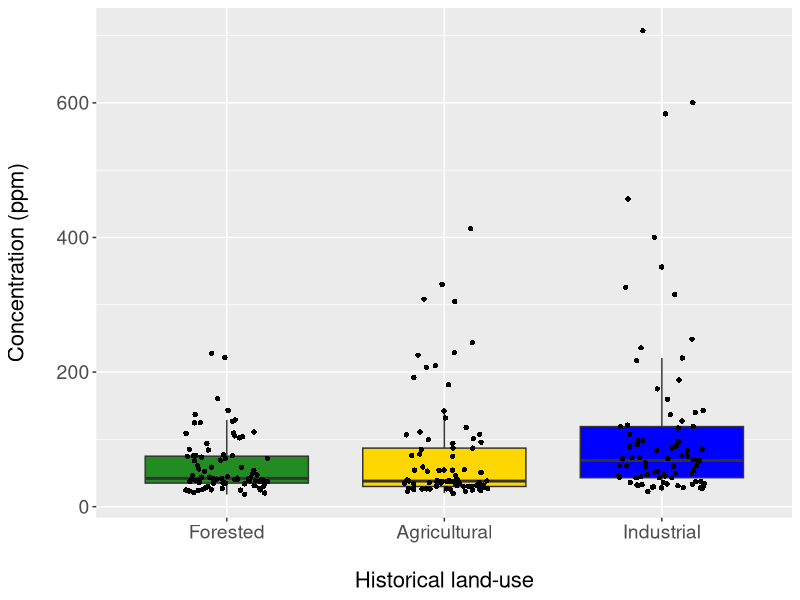
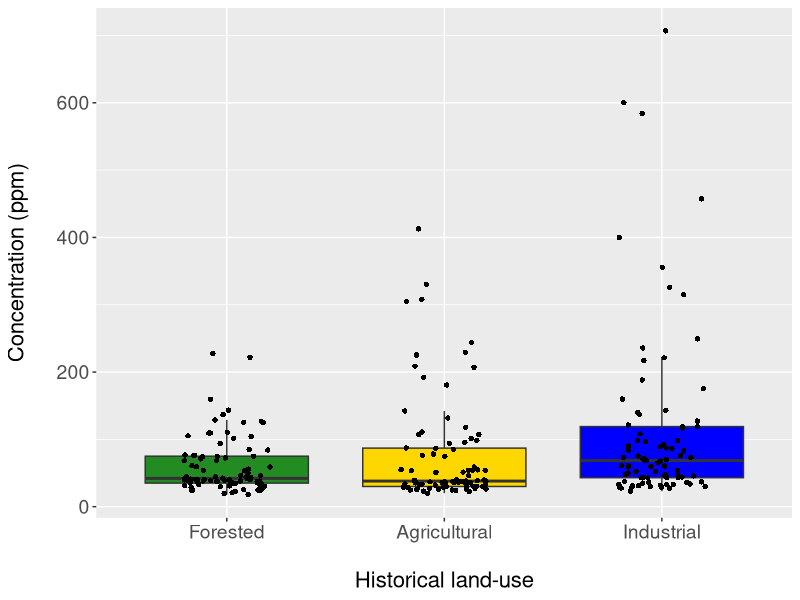

The R script that drew these images, in order: (Note: this script raises an error after producing the figures.)
# Data and packages
metal <- read.csv("Input/metals_glmm.csv")
metal$legacy <- as.factor(metal$legacy)
install.packages(c("tidyverse","ggrepel","lme4","lmerTest","MuMIn","performance","DHARMa","car"))
my_packages <- c("tidyverse","ggrepel","lme4","lmerTest","MuMIn","performance","DHARMa","car")
lapply(my_packages, require, character.only = TRUE)

# Boxplot of soil lead
metal$legacy <- factor(metal$legacy, levels = c("forested", "agricultural", "industrial")) # Reorder levels
ggplot(data = metal, aes(x = legacy, y = Pb_conc, fill = legacy)) + 
  geom_boxplot(outlier.shape = NA) + 
  geom_jitter(shape = 16, size = 1.5, position = position_jitter(0.2)) +
  labs(x = "\nHistorical land-use",
       y = "Concentration (ppm)\n") +
  theme_gray() +
  theme(legend.position = "none",
        axis.text.x = element_text(size = 14),
        axis.text.y = element_text(size = 14),
        axis.title.x = element_text(size = 16),
        axis.title.y = element_text(size = 16)) +
  scale_fill_manual(values = c("forestgreen","gold","blue")) +
  scale_x_discrete(labels = c("Forested","Agricultural","Industrial"))
ggsave("lead_boxplot.png", plot = last_plot(), units = "px", dpi = 450, path = "Figures/glmm_metals/Lead") 

# Fitting the model
mod_Pb <- lmer(log(Pb_conc) ~ legacy + (1|site_id), data = metal, REML = TRUE)

# Goodness-of-fit
r.squaredGLMM(mod_Pb)

# Test of effects: KR approximation
anova(mod_Pb, type = 3, ddf = "Kenward-Roger")

# Checking for violated model assumptions
check_model(mod_Pb)
simul_output <- (simulateResiduals(fittedModel = mod_Pb))
plot(simul_output) 

# Check for model independence
e <- resid(mod_Pb)
durbinWatsonTest(e)
acf(e)

# Graphing model predictions
metal$predict_Pb <- predict(mod_Pb, type = "response", newdata = metal)
metal$predict_Pb <- exp(metal$predict_Pb) # Since model predictions are logarithmic
ggplot(metal, aes(x = legacy, y = predict_Pb, fill = legacy)) +
  geom_boxplot() +
  geom_jitter(shape = 16, size = 1.5, position = position_jitter(0.2)) + 
  theme_gray() +
  labs(y = "Predicted concentration (ppm)\n",
       x = "\nHistorical land-use") +
  theme(axis.text.x = element_text(size = 14),
        axis.text.y = element_text(size = 14),
        axis.title.x = element_text(size = 16),
        axis.title.y = element_text(size = 16),
        legend.position = "none") +
  scale_x_discrete(labels = c("Forested","Agricultural","Industrial")) + 
  scale_fill_manual(values = c("forestgreen","gold","blue"))  
ggsave("glmm_result.png", plot = last_plot(), units = "px", dpi = 450, path = "Figures/glmm_metals/Lead")

